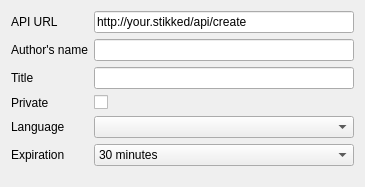
<?xml version="1.0" encoding="UTF-8"?>
<ui version="4.0">
 <class>StikkedSettings</class>
 <widget class="QWidget" name="StikkedSettings">
  <property name="geometry">
   <rect>
    <x>0</x>
    <y>0</y>
    <width>365</width>
    <height>187</height>
   </rect>
  </property>
  <property name="windowTitle">
   <string>Form</string>
  </property>
  <layout class="QFormLayout" name="formLayout">
   <item row="0" column="0">
    <widget class="QLabel" name="apiUrlLabel">
     <property name="text">
      <string>API URL</string>
     </property>
    </widget>
   </item>
   <item row="0" column="1">
    <widget class="QLineEdit" name="apiUrlLineEdit">
     <property name="text">
      <string>http://your.stikked/api/create</string>
     </property>
    </widget>
   </item>
   <item row="1" column="0">
    <widget class="QLabel" name="nameLabel">
     <property name="text">
      <string>Author's name</string>
     </property>
    </widget>
   </item>
   <item row="1" column="1">
    <widget class="QLineEdit" name="nameLineEdit"/>
   </item>
   <item row="3" column="0">
    <widget class="QLabel" name="privateLabel">
     <property name="text">
      <string>Private</string>
     </property>
    </widget>
   </item>
   <item row="3" column="1">
    <widget class="QCheckBox" name="privateCheckBox"/>
   </item>
   <item row="4" column="0">
    <widget class="QLabel" name="langLabel">
     <property name="text">
      <string>Language</string>
     </property>
    </widget>
   </item>
   <item row="4" column="1">
    <widget class="QComboBox" name="langComboBox"/>
   </item>
   <item row="5" column="0">
    <widget class="QLabel" name="expirationLabel">
     <property name="text">
      <string>Expiration</string>
     </property>
    </widget>
   </item>
   <item row="5" column="1">
    <widget class="QComboBox" name="expirationComboBox">
     <item>
      <property name="text">
       <string>30 minutes</string>
      </property>
     </item>
     <item>
      <property name="text">
       <string>1 hour</string>
      </property>
     </item>
     <item>
      <property name="text">
       <string>6 hours</string>
      </property>
     </item>
     <item>
      <property name="text">
       <string>12 hours</string>
      </property>
     </item>
     <item>
      <property name="text">
       <string>1 day</string>
      </property>
     </item>
     <item>
      <property name="text">
       <string>1 week</string>
      </property>
     </item>
     <item>
      <property name="text">
       <string>4 weeks</string>
      </property>
     </item>
     <item>
      <property name="text">
       <string>Keep forever</string>
      </property>
     </item>
    </widget>
   </item>
   <item row="2" column="0">
    <widget class="QLabel" name="titleLabel">
     <property name="text">
      <string>Title</string>
     </property>
    </widget>
   </item>
   <item row="2" column="1">
    <widget class="QLineEdit" name="titleLineEdit"/>
   </item>
  </layout>
 </widget>
 <resources/>
 <connections/>
</ui>
